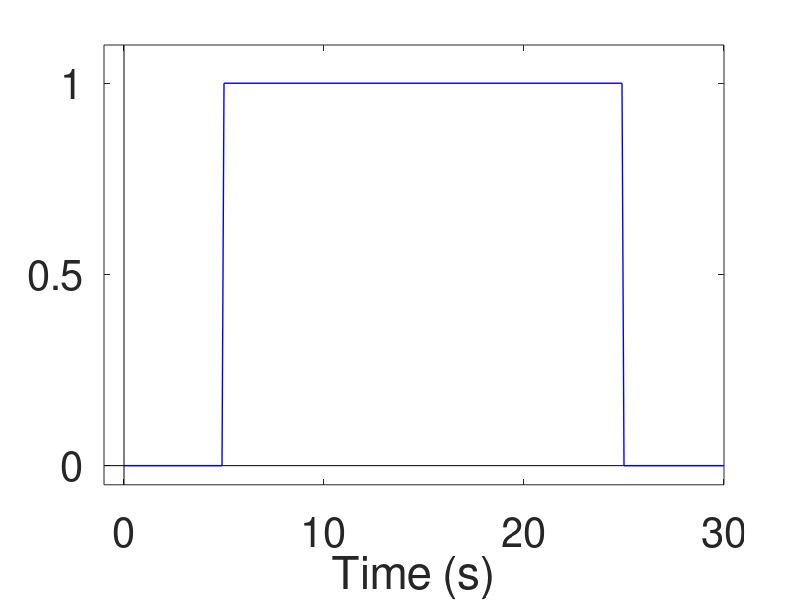
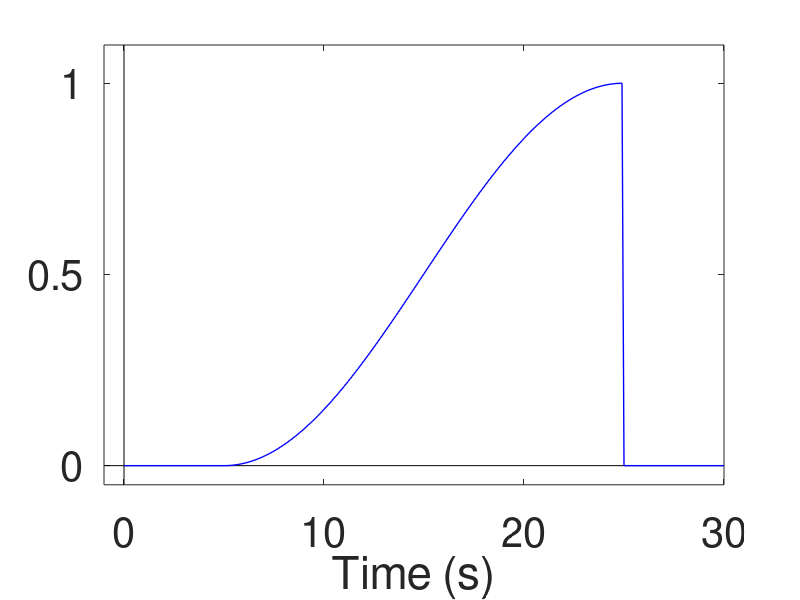

Write the MATLAB code that produced these figures, in order. (Note: this script raises an error after producing the figures.)


printon = 1; 

%% Window figures 

t = 0:.1:30; 

y1 = zeros(size(t)); 
x = t >= 5 & t < 25; 
y1(x) = 1; 

y2 = zeros(size(t)); 
h = hann(length(t(x))*2); 
h2 = h(1:length(h)/2); 
y2(x) = h2; 

tlims = [-1 30]; 
ylims = [-0.05 1.1];

ttick = [0 10 20 30]; 
ytick = [0 0.5 1]; 

fontsize = 30; 

hfig1 = figure(1);
clf
plot(tlims,zeros(2,1),'k','linewidth',.5)
hold on 
plot(zeros(2,1),ylims,'k','linewidth',.5)
plot(t,y1,'b','linewidth',1)
xlim(tlims)
ylim(ylims)
set(gca,'Xtick',ttick)
set(gca,'Ytick',ytick)
set(gca,'FontSize',fontsize)
xlabel('Time (s)')

hfig2 = figure(2);
clf
plot(tlims,zeros(2,1),'k','linewidth',.5)
hold on 
plot(zeros(2,1),ylims,'k','linewidth',.5)
plot(t,y2,'b','linewidth',1)
xlim(tlims)
ylim(ylims)
set(gca,'Xtick',ttick)
set(gca,'Ytick',ytick)
set(gca,'FontSize',fontsize)
xlabel('Time (s)')


if printon == 1
    print(hfig1,'-depsc2','uniform.eps')
    print(hfig2,'-depsc2','halfgaussian.eps')
end 

%% 

load differentwindowstest.mat 

printon = 1; 

fontsize = 30; 

ttick = [0 30 60];
y1tick = [0.3 0.45 0.6]; 
y2tick = [80:20:140];

tlims = [0 60];
y1lims = [0.25 0.65];
y2lims = [65 150]; 

tsVM = Tnew(ts);
t1 = Tnew(k_SPendI);
t2 = Tnew(k_SPminII);
teVM = Tnew(te); 
trVM = Tnew(tr); 
t4VM = Tnew(t4); 

x1   = [tsVM t1 t1 tsVM];
x2   = [t1 teVM teVM t1]; 
x3   = [teVM trVM trVM teVM];
x4   = [trVM t4VM t4VM trVM]; 

y1   = [y1lims(1) y1lims(1) y1lims(2) y1lims(2)]; 

% Uniform vs Hanning
hfig3 = figure(3); 
clf
plot(time(2:end),STi_15t(23,:),'k')
hold on 
plot(time(2:end),STi_15gt(23,:),'r')
set(gca,'ytick',y1tick)
ylim(y1lims)
set(gca,'xtick',ttick)
xlim(tlims)
set(gca,'FontSize',fontsize)
xlabel('Time (s)')

yyaxis right 
plot(Tdata,Hdata,'b','linewidth',1)
ylabel('HR (bpm)')
set(gca,'ytick',y2tick)
ylim(y2lims)
set(gca,'ycolor','k')
set(gca,'xcolor','k')


% Different window sizes 
hfig4 = figure(4); 
clf
hold on 
plot(time,STi_pw(23,:),'Color',[0 0 1])
plot(time(2:end),STi_5gt(23,:),'Color',[0.2 0 1])
plot(time(2:end),STi_10gt(23,:),'Color',[.4 0 1])
plot(time(2:end),STi_15gt(23,:),'Color',[0.6 0 1])
plot(time(2:end),STi_20gt(23,:),'Color',[0.8 0 1])
plot(time(2:end),STi_0(23,:),'Color',[1 0 1])
set(gca,'ytick',y1tick)
ylim(y1lims)
set(gca,'xtick',ttick)
xlim(tlims)
set(gca,'FontSize',fontsize)
xlabel('Time (s)')
set(gca,'ycolor','k')

yyaxis right 
plot(Tdata,Hdata,'b','linewidth',1)
ylabel('HR (bpm)')
set(gca,'ytick',y2tick)
ylim(y2lims)
set(gca,'ycolor','k')
set(gca,'xcolor','k')


if printon == 1
    print(hfig3,'-depsc2','univsgauss.eps')
    print(hfig4,'-depsc2','diffwindows.eps')
end 






































